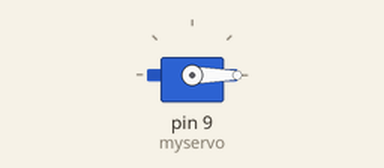
This sketch was run on a simulated Arduino Uno, built with avr-gcc and run on an emulated ATmega328P. Parts: servo.

Above: at 0.05 s.
At 1.05 s:
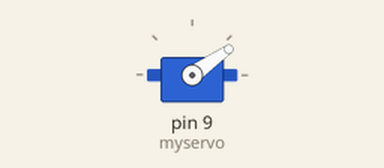
At 1.75 s:
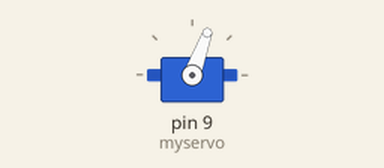
At 3.5 s:
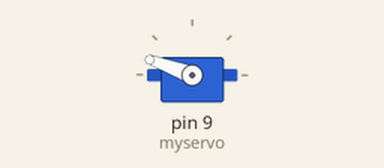
Timing chart, 0 to 8.1 s (numbered marks = the images above):
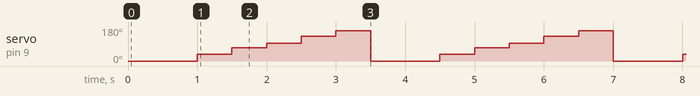

Measured:
- by itself, servo on pin 9 (myservo): repeats every 3.5 s: 70° 0.50 s, 95° 0.50 s, 130° 0.50 s, 160° 0.50 s, 0° 1.0 s, 35° 0.50 s

The sketch:

compass.ino
```cpp
#include <Servo.h>

Servo myservo; // 建立Servo物件，控制伺服馬達

void setup()
{
  myservo.attach(9); // 連接數位腳位9，伺服馬達的訊號線
}

void loop()
{
  //move to direction 0
  myservo.write(0);
  delay(1000);
  //move to direction 5
  myservo.write(35);
  delay(500);
  //move to direction 4
  myservo.write(70);
  delay(500);
  //move to direction 3
  myservo.write(95);
  delay(500);
  //move to direction 2
  myservo.write(130);
  delay(500);
  //move to direction 1
  myservo.write(160);
  delay(500);
}
```
